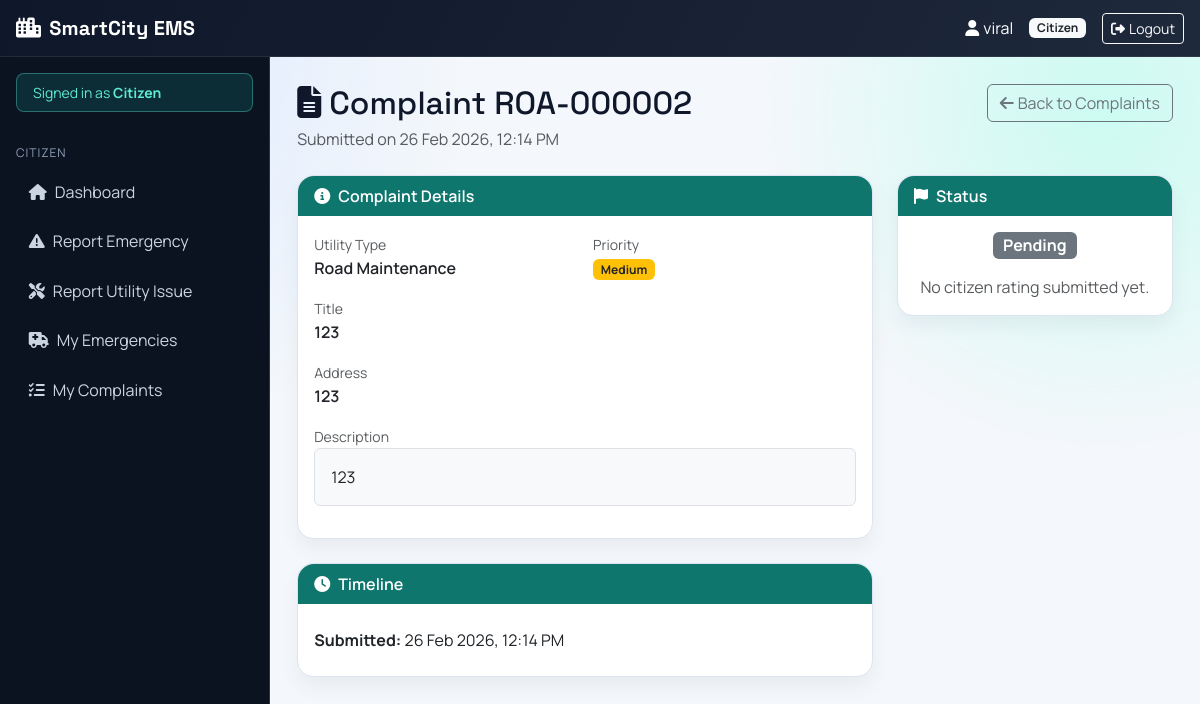
The page /utilities/detail/ROA-000002/ (signed in) on the database as committed earlier.
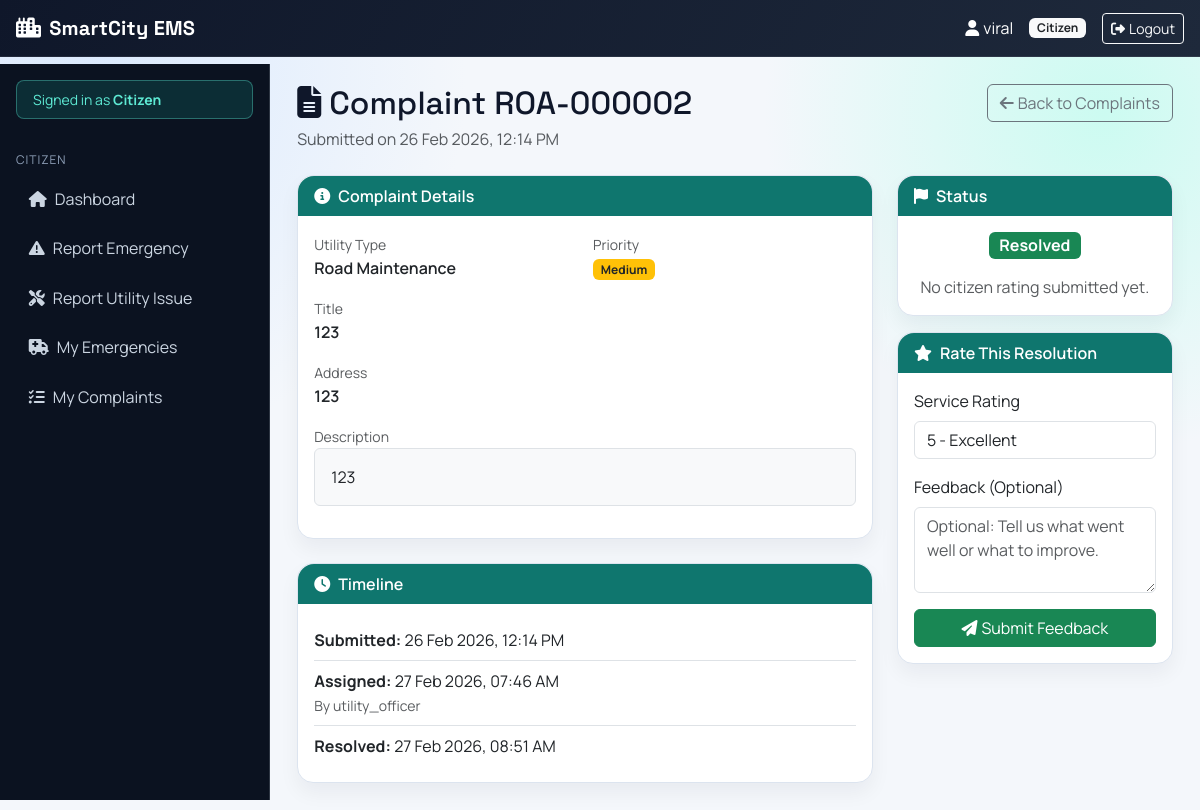
The same page on the database as committed later.
### utilities/models.py (models this page shows, shortened)
class Complaint(models.Model):
    citizen = models.ForeignKey(
        User,
        on_delete=models.CASCADE,
        related_name='complaints'
    )
    STATUS_CHOICES = [
        ('pending', 'Pending'),
        ('assigned', 'Assigned'),
        ('in_progress', 'In Progress'),
        ('resolved', 'Resolved'),
        ('escalated', 'Escalated'),
        ('rejected', 'Rejected'),
    ]
    PRIORITY_CHOICES = [
        ('high', 'High'),
        ('medium', 'Medium'),
        ('low', 'Low'),
    ]
    citizen = models.ForeignKey(User, on_delete=models.CASCADE, related_name='complaints')
    utility_type = models.ForeignKey(UtilityType, on_delete=models.PROTECT)
    complaint_id = models.CharField(max_length=20, unique=True, editable=False)
    title = models.CharField(max_length=200)
    description = models.TextField()
    priority = models.CharField(max_length=20, choices=PRIORITY_CHOICES, default='medium')
    status = models.CharField(max_length=20, choices=STATUS_CHOICES, default='pending')
    location_lat = models.DecimalField(max_digits=9, decimal_places=6, null=True, blank=True)
    location_lng = models.DecimalField(max_digits=9, decimal_places=6, null=True, blank=True)
    address = models.TextField()
    landmark = models.CharField(max_length=200, blank=True)
    assigned_officer = models.ForeignKey(
        User,
        on_delete=models.SET_NULL,
        null=True,
        blank=True,
        related_name='assigned_complaints',
        limit_choices_to={'role': 'utility_officer'}
    )
    created_at = models.DateTimeField(auto_now_add=True)
    updated_at = models.DateTimeField(auto_now=True)
    assigned_at = models.DateTimeField(null=True, blank=True)
    resolved_at = models.DateTimeField(null=True, blank=True)
    escalated_at = models.DateTimeField(null=True, blank=True)
    resolution_notes = models.TextField(blank=True)
    satisfaction_rating = models.IntegerField(
        null=True,
        blank=True,
        choices=[(i, i) for i in range(1, 6)],
        help_text="Rate 1-5 after resolution"
    )

class UtilityType(models.Model):
    name = models.CharField(max_length=100)
    description = models.TextField()
    department = models.CharField(max_length=100)
    icon = models.CharField(max_length=50, default='wrench')

### accounts/models.py (models this page shows, shortened)
class User(AbstractUser):
    ROLE_CHOICES = [
        ('citizen', 'Citizen'),
        ('government_authority', 'Government Authority'),
        ('emergency_operator', 'Emergency Operator'),
        ('utility_officer', 'Utility Officer'),
        ('team_admin', 'Team Administrator'),
        ('worker', 'Worker'),
    ]
    role = models.CharField(max_length=50, choices=ROLE_CHOICES, default='citizen')
    phone_number = models.CharField(max_length=15, blank=True)
    address = models.TextField(blank=True)

### utilities/views.py (the view)
# urls.py: path('detail/<str:complaint_id>/', views.complaint_detail, name='detail'),
@login_required
def complaint_detail(request, complaint_id):
    complaint = get_object_or_404(Complaint.objects.select_related('citizen', 'utility_type'), complaint_id=complaint_id)
    if request.user.role != 'citizen' or complaint.citizen != request.user:
        if request.user.role not in ['utility_officer', 'government_authority']:
            messages.error(request, 'Access denied.')
            return redirect('dashboard:dashboard')
    updates = complaint.updates.all().order_by('-created_at')
    can_rate = (
        request.user.role == 'citizen'
        and complaint.citizen_id == request.user.id
        and complaint.status == 'resolved'
    )
    feedback_form = None
    if can_rate:
        feedback_form = ComplaintFeedbackForm(
            initial={'satisfaction_rating': complaint.satisfaction_rating or 5}
        )
    return render(
        request,
        'utilities/complaint_detail.html',
        {
            'complaint': complaint,
            'updates': updates,
            'can_rate': can_rate,
            'feedback_form': feedback_form,
        },
    )

### utilities/forms.py
class ComplaintFeedbackForm(forms.Form):
    RATING_CHOICES = [
        (5, '5 - Excellent'),
        (4, '4 - Good'),
        (3, '3 - Average'),
        (2, '2 - Poor'),
        (1, '1 - Very Poor'),
    ]
    satisfaction_rating = forms.ChoiceField(
        choices=RATING_CHOICES,
        widget=forms.Select(attrs={'class': 'form-control'}),
        label='Service Rating',
    )
    feedback_text = forms.CharField(
        required=False,
        widget=forms.Textarea(
            attrs={
                'class': 'form-control',
                'rows': 3,
                'placeholder': 'Optional: Tell us what went well or what to improve.',
            }
        ),
        label='Feedback (Optional)',
    )

### templates/utilities/complaint_detail.html (shortened to what the changed rows need)
{% extends 'dashboard/base_dashboard.html' %}
{% block dashboard_content %}
<div class="d-flex flex-wrap justify-content-between align-items-start mb-4 gap-2">
  <div>
    <h2 class="mb-1"><i class="fas fa-file-lines me-2"></i>Complaint {{ complaint.complaint_id }}</h2>
    <p class="text-muted mb-0">Submitted on {{ complaint.created_at|date:"d M Y, h:i A" }}</p>
  </div>
</div>
<div class="row g-4">
  <div class="col-lg-8">
    <div class="card">
      <div class="card-body">
        <div class="row g-3 mb-3">
          <div class="col-md-6">
            <label class="text-muted small">Utility Type</label>
            <div class="fw-semibold">{{ complaint.utility_type.name }}</div>
          </div>
        </div>
        <div class="mb-3">
          <label class="text-muted small">Title</label>
          <div class="fw-semibold">{{ complaint.title }}</div>
        </div>
        <div class="mb-3">
          <label class="text-muted small">Address</label>
          <div class="fw-semibold">{{ complaint.address }}</div>
        </div>
        <div class="mb-3">
          <label class="text-muted small">Description</label>
          <div class="border rounded p-3 bg-light">{{ complaint.description }}</div>
        </div>
      </div>
    </div>
    <div class="card mt-4">
      <div class="card-body">
        <ul class="list-group list-group-flush">
          <li class="list-group-item px-0"><strong>Submitted:</strong> {{ complaint.created_at|date:"d M Y, h:i A" }}</li>
          {% if complaint.assigned_at %}
          <li class="list-group-item px-0">
            <strong>Assigned:</strong> {{ complaint.assigned_at|date:"d M Y, h:i A" }}
            {% if complaint.assigned_officer %}<br /><small class="text-muted">By {{ complaint.assigned_officer.username }}</small>{% endif %}
          </li>
          {% endif %}
          {% if complaint.resolved_at %}
          <li class="list-group-item px-0"><strong>Resolved:</strong> {{ complaint.resolved_at|date:"d M Y, h:i A" }}</li>
          {% endif %}
        </ul>
      </div>
    </div>
  </div>
  <div class="col-lg-4">
    <div class="card">
      <div class="card-body text-center">
        {% if complaint.status == 'pending' %}<span class="badge bg-secondary fs-6">Pending</span>{% endif %}
        {% if complaint.status == 'resolved' %}<span class="badge bg-success fs-6">Resolved</span>{% endif %}
        <div class="mt-3">
          {% if complaint.satisfaction_rating %}
          <div class="fw-semibold">Citizen Rating</div>
          <div class="display-6">{{ complaint.satisfaction_rating }}/5</div>
          {% else %}
          <div class="text-muted">No citizen rating submitted yet.</div>
          {% endif %}
        </div>
      </div>
    </div>
    {% if can_rate %}
    <div class="card mt-3" id="feedback">
      <div class="card-header"><i class="fas fa-star me-2"></i>Rate This Resolution</div>
      <div class="card-body">
        <form method="post" action="{% url 'utilities:rate_complaint' complaint.complaint_id %}">
          <div class="mb-3">
            <label class="form-label">{{ feedback_form.satisfaction_rating.label }}</label>
            {{ feedback_form.satisfaction_rating }}
          </div>
          <div class="mb-3">
            <label class="form-label">{{ feedback_form.feedback_text.label }}</label>
            {{ feedback_form.feedback_text }}
          </div>
          <button type="submit" class="btn btn-success w-100">
            <i class="fas fa-paper-plane me-1"></i>Submit Feedback
          </button>
        </form>
      </div>
    </div>
    {% endif %}
  </div>
</div>
{% endblock %}

Rows that differ between the two databases and show on the page:
changed Complaint "ROA-000002": assigned_at (not shown) → "27 Feb 2026, 07:46 AM"; assigned_officer.username (not shown) → "utility_officer"; resolved_at (not shown) → "27 Feb 2026, 08:51 AM"; status "pending" → "resolved" (drawn)
Other text that changed with them:
{{ feedback_form.satisfaction_rating.label }}: (not shown) → "Service Rating"
form field satisfaction_rating: (not shown) → "5 - Excellent"
{{ feedback_form.feedback_text.label }}: (not shown) → "Feedback (Optional)"
text no longer shown: "Pending"
text now shown: "Assigned: By Resolved: Resolved Rate This Resolution Submit Feedback"
